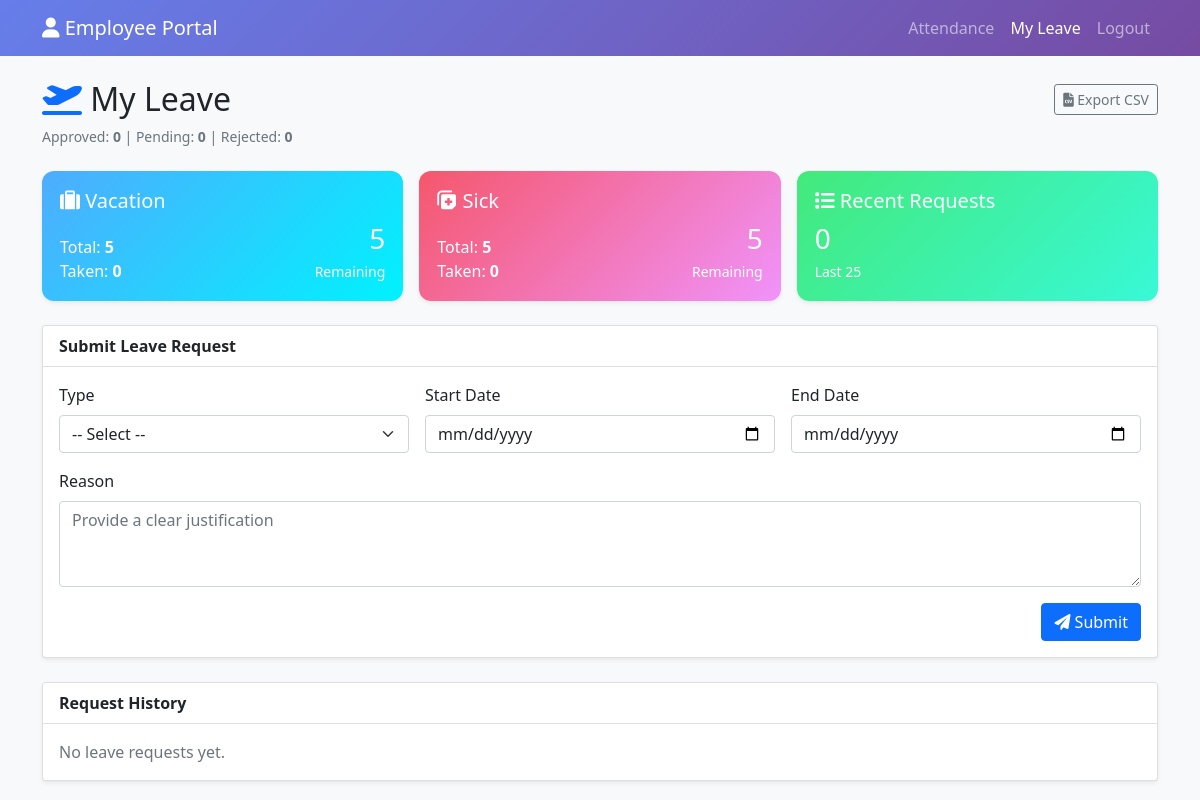
Screenshot of /myleave (signed in) with the database file from the repository.
### tables this page shows
CREATE TABLE users (
            user_id INTEGER PRIMARY KEY AUTOINCREMENT,
            username TEXT UNIQUE NOT NULL,
            password TEXT NOT NULL,
            employee_name TEXT NOT NULL,
            role TEXT NOT NULL DEFAULT 'employee',
            email TEXT,
            phone TEXT,
            department TEXT DEFAULT 'General',
            geofence_status TEXT DEFAULT 'none',
            compoff_balance INTEGER DEFAULT 0,
            created_at TIMESTAMP DEFAULT CURRENT_TIMESTAMP,
            updated_at TIMESTAMP DEFAULT CURRENT_TIMESTAMP
        , vacation_days_total INTEGER DEFAULT 5, sick_days_total INTEGER DEFAULT 5, vacation_days_taken INTEGER DEFAULT 0, sick_days_taken INTEGER DEFAULT 0);

### app.py (the view)
@app.route('/myleave')
@employee_required
def myleave():
    user_id = session.get('user_id')
    try:
        conn = get_db_connection(); cursor = conn.cursor()
        cursor.execute("""
            SELECT vacation_days_total, sick_days_total,
                   vacation_days_taken, sick_days_taken
            FROM users WHERE user_id=?
        """,  (user_id,))
        balances = cursor.fetchone() or {}
        cursor.execute("""
            SELECT leave_id, leave_type, start_date, end_date, reason, status, created_at, reviewed_by, review_date
            FROM leave_requests WHERE user_id=?
            ORDER BY created_at DESC LIMIT 25
        """,  (user_id,))
        history = cursor.fetchall()
        conn.close()
        vac_remaining = (balances.get('vacation_days_total',0) - balances.get('vacation_days_taken',0)) if balances else 0
        sick_remaining = (balances.get('sick_days_total',0) - balances.get('sick_days_taken',0)) if balances else 0
        status_counts = {'Approved':0,'Rejected':0,'Pending':0}
        for r in history:
            if r['status'] in status_counts:
                status_counts[r['status']] += 1
        return render_template('myleave.html',
                               username=session['username'],
                               employee_name=session.get('employee_name'),
                               balances=balances,
                               vac_remaining=vac_remaining,
                               sick_remaining=sick_remaining,
                               history=history,
                               status_counts=status_counts)
    except Exception as e:
        print(f"MyLeave error: {e}")
        import traceback
        traceback.print_exc()
        flash(f'Leave page error: {str(e)}','error')
        return redirect(url_for('dashboard'))

### app.py (called while the page is built, shortened)
@app.after_request
def after_request(response):
    response.headers['Cache-Control'] = 'no-cache, no-store, must-revalidate'
    response.headers['Pragma'] = 'no-cache'
    response.headers['Expires'] = '0'
    origin = request.headers.get('Origin')
    allowed_origins = [
        'https://cgs-attendance.netlify.app',
        'http://localhost:8000',
        'http://localhost:3000',
        'http://localhost:5000'
    ]
    return response

def dict_factory(cursor, row):
    d = {}
    for idx, col in enumerate([c[0] for c in cursor.description]):
        d[col] = row[idx]
    return d

def get_db_connection():
    conn = sqlite3.connect(DB_PATH)
    conn.row_factory = dict_factory  # Use dict factory instead of Row
    return conn

def employee_required(f):
    from functools import wraps
    @wraps(f)
    def decorated_function(*args, **kwargs):
        if request.method == 'OPTIONS':
            return '', 200
        if 'role' not in session or session.get('role') not in ('employee', 'admin'):
            return jsonify({
                'success': False,
                'message': 'Unauthorized: Login required.'
            }), 401
        return f(*args, **kwargs)
    return decorated_function

### templates/myleave.html (shortened to what this page needs)
<!DOCTYPE html>
<html lang="en">
<head>
    <link href="https://cdn.jsdelivr.net/npm/bootstrap@5.1.3/dist/css/bootstrap.min.css" rel="stylesheet">
    <link href="https://cdnjs.cloudflare.com/ajax/libs/font-awesome/6.0.0/css/all.min.css" rel="stylesheet">
</head>
<body class="bg-light">
<nav class="navbar navbar-expand-lg navbar-dark" style="background:linear-gradient(135deg,#667eea,#764ba2)">
    <div class="container">
        <a class="navbar-brand" href="{{ url_for('dashboard') }}"><i class="fas fa-user"></i> Employee Portal</a>
        <div class="navbar-nav ms-auto">
            <a class="nav-link" href="{{ url_for('view_attendance') }}">Attendance</a>
            <a class="nav-link active" href="{{ url_for('myleave') }}">My Leave</a>
            <a class="nav-link" href="{{ url_for('logout') }}">Logout</a>
        </div>
    </div>
</nav>
<div class="container mt-4">
    <h2 class="mb-2 d-flex justify-content-between align-items-center">
        <span><i class="fas fa-plane-departure text-primary"></i> My Leave</span>
        <a href="{{ url_for('myleave_export') }}" class="btn btn-outline-secondary btn-sm"><i class="fas fa-file-csv"></i> Export CSV</a>
    </h2>
    <p class="text-muted mb-4 small">Approved: <strong>{{ status_counts.Approved }}</strong> | Pending: <strong>{{ status_counts.Pending }}</strong> | Rejected: <strong>{{ status_counts.Rejected }}</strong></p>
    <div class="row g-3 mb-4">
        <div class="col-md-4">
            <div class="stat-box bg-gradient-vac shadow-sm">
                <h5 class="mb-1"><i class="fas fa-suitcase"></i> Vacation</h5>
                <div class="d-flex justify-content-between align-items-end">
                    <div>
                        <div>Total: <strong>{{ balances.vacation_days_total }}</strong></div>
                        <div>Taken: <strong>{{ balances.vacation_days_taken }}</strong></div>
                    </div>
                    <div class="text-end">
                        <div class="fs-3">{{ vac_remaining }}</div>
                        <small>Remaining</small>
                    </div>
                </div>
            </div>
        </div>
        <div class="col-md-4">
            <div class="stat-box bg-gradient-sick shadow-sm">
                <h5 class="mb-1"><i class="fas fa-notes-medical"></i> Sick</h5>
                <div class="d-flex justify-content-between align-items-end">
                    <div>
                        <div>Total: <strong>{{ balances.sick_days_total }}</strong></div>
                        <div>Taken: <strong>{{ balances.sick_days_taken }}</strong></div>
                    </div>
                    <div class="text-end">
                        <div class="fs-3">{{ sick_remaining }}</div>
                        <small>Remaining</small>
                    </div>
                </div>
            </div>
        </div>
        <div class="col-md-4">
            <div class="stat-box bg-gradient-req shadow-sm">
                <h5 class="mb-1"><i class="fas fa-list"></i> Recent Requests</h5>
                <div class="fs-3">{{ history|length }}</div>
                <small>Last 25</small>
            </div>
        </div>
    </div>
    <div class="card mb-4 shadow-sm">
        <div class="card-header bg-white"><strong>Submit Leave Request</strong></div>
        <div class="card-body">
            <form method="POST" action="{{ url_for('request_leave') }}" class="row g-3">
                <div class="col-md-4">
                    <label class="form-label">Type</label>
                    <select name="leave_type" class="form-select" required>
                        <option value="">-- Select --</option>
                    </select>
                </div>
                <div class="col-md-4">
                    <label class="form-label">Start Date</label>
                    <input type="date" name="start_date" class="form-control" required>
                </div>
                <div class="col-md-4">
                    <label class="form-label">End Date</label>
                    <input type="date" name="end_date" class="form-control" required>
                </div>
                <div class="col-12">
                    <label class="form-label">Reason</label>
                    <textarea name="reason" rows="3" class="form-control" placeholder="Provide a clear justification" required></textarea>
                </div>
                <div class="col-12 text-end">
                    <button class="btn btn-primary"><i class="fas fa-paper-plane"></i> Submit</button>
                </div>
            </form>
        </div>
    </div>
    <div class="card shadow-sm">
        <div class="card-header bg-white"><strong>Request History</strong></div>
        <div class="card-body">
            {% if history %}
            <div class="table-responsive">
                <table class="table table-striped align-middle">
                    <thead class="table-dark">
                        <tr>
                            <th>ID</th><th>Type</th><th>Dates</th><th>Days</th><th>Status</th><th>Requested</th>
                        </tr>
                    </thead>
                    <tbody>
                        {% for r in history %}
                        {% set days = (r.end_date - r.start_date).days + 1 %}
                        <tr>
                            <td>{{ r.leave_id }}</td>
                            <td>{{ r.leave_type }}</td>
                            <td>{{ r.start_date }} → {{ r.end_date }}</td>
                            <td>{{ days }}</td>
                            <td>
                                {% if r.status=='Approved' %}<span class="badge bg-success badge-status">Approved</span>
                                {% elif r.status=='Rejected' %}<span class="badge bg-danger badge-status">Rejected</span>
                                {% else %}<span class="badge bg-warning text-dark badge-status">Pending</span>{% endif %}
                            </td>
                            <td>{{ r.request_date.strftime('%Y-%m-%d') if r.request_date else '' }}</td>
                        </tr>
                        {% endfor %}
                    </tbody>
                </table>
            </div>
            {% else %}
            <p class="text-muted mb-0">No leave requests yet.</p>
            {% endif %}
        </div>
    </div>
</div>
</body>
</html>

### templates/myleave.html (style rules this page uses)
.stat-box { border-radius: 12px; padding:18px; color:#fff; }
.bg-gradient-vac { background:linear-gradient(135deg,#4facfe,#00f2fe); }
.bg-gradient-sick { background:linear-gradient(135deg,#f5576c,#f093fb); }
.bg-gradient-req { background:linear-gradient(135deg,#43e97b,#38f9d7); }
textarea { resize:vertical; }

### rows the page displays
users: vacation_days_total "5", vacation_days_taken "0", sick_days_total "5", sick_days_taken "0"

### other values shown
{{ status_counts.Approved }} "0"
{{ status_counts.Pending }} "0"
{{ status_counts.Rejected }} "0"
{{ vac_remaining }} "5"
{{ sick_remaining }} "5"
{{ history|length }} "0"
